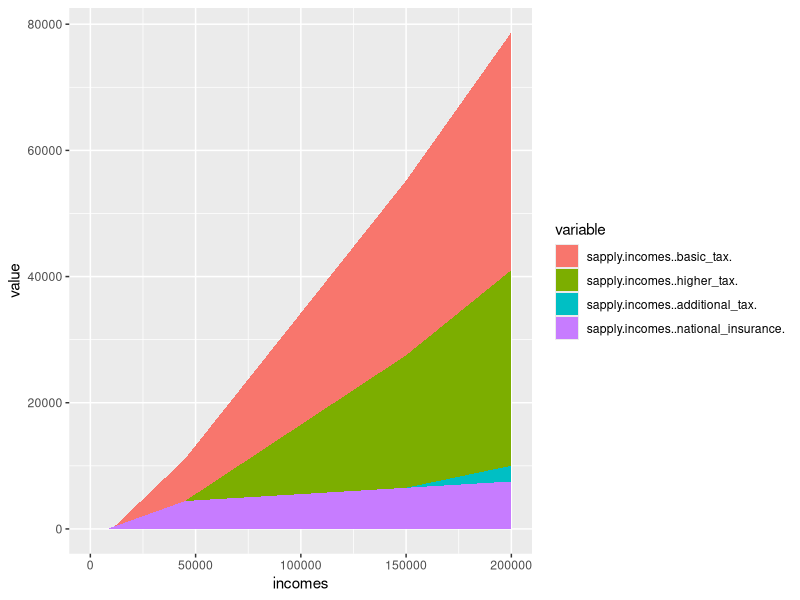

Write the R code that produced this figure.
# source this file with source('income-tax.R')

library(ggplot2)
library(reshape2)

# this should be an array of gross incomes over which we
# want to plot our data

few_incomes <- c(100,10000, 15000, 45000, 46000, 60000, 149000, 152000, 200000)

gross_incomes <- seq(1,200000, by=50)

# parameters defined by government:

# INCOME TAX #

# all of these sterling amounts are per annum.

# you get this much tax free:
personal_allowance <- 11500

# after which you're taxed at the Basic Rate:
basic_rate <- 0.2

# until you earn this much gross:
higher_rate_threshold <- 45000

# at which point you are taxed at the Higher Rate:
higher_rate <- 0.4

# and then when you reach this much gross:
additional_rate_threshold <- 150000

# you are taxed at the Additional Rate:
additional_rate <- 0.45 


# NATIONAL INSURANCE #

# these figures are class 1, regular employee amounts
# The UK government gives these in monthly, not annual, amounts
# so all of these sterling amounts are per calendar month

# the primary threshold is:
primary_threshold <- 680

# above the primary threshold
# to the upper earnings limit
# you pay:
primary_rate <- 0.12

# the upper earnings limit is:
upper_earnings_limit <- 3750

# above the upper earnings limit
# you pay:
upper_rate <- 0.02

# End of government parameters #

basic_tax <- function(gross) { 
  max(0, (gross - personal_allowance) * 0.2)
}

higher_tax <- function(gross) {
  max(0, (gross - higher_rate_threshold) * (higher_rate - basic_rate))
}

additional_tax <- function(gross) {
  max(0, (gross - additional_rate_threshold) * (additional_rate - higher_rate))
}

tax_function <- function(gross) {
  basic_tax(gross) + higher_tax(gross) + additional_tax(gross)
}

taxes_for_incomes <- sapply(gross_incomes, tax_function)

# this doesn't work so well as a cumulation of rates, because the basic
# rate is 12%, and then higher than that is effectively a -10% on top
# of that. So will compute it as a single value, rather than tiers.
national_insurance_basic <- function(gross) {
  max(0, (gross - (primary_threshold * 12)) * primary_rate)
}

# this one looks a bit different to the others because it *can* give
# a negative contribution. max is moved to a different position, that
# might also work in the others?
national_insurance_higher <- function(gross) {
  max(0,(gross - (upper_earnings_limit * 12))) * (upper_rate - primary_rate)
}

national_insurance <- function(gross) {
  national_insurance_basic(gross) + national_insurance_higher(gross)
}

fr <- function(incomes) {
  data.frame(incomes,  
                        sapply(incomes, basic_tax),
                        sapply(incomes, higher_tax),
                        sapply(incomes, additional_tax),
                        sapply(incomes, national_insurance)
                       )
}

tax_frame <- fr(gross_incomes)
few_tax_frame <- fr(few_incomes)

ggplot(melt(tax_frame, id.vars="incomes"),
       aes(x=incomes, y=value, fill=variable)) + geom_area()

